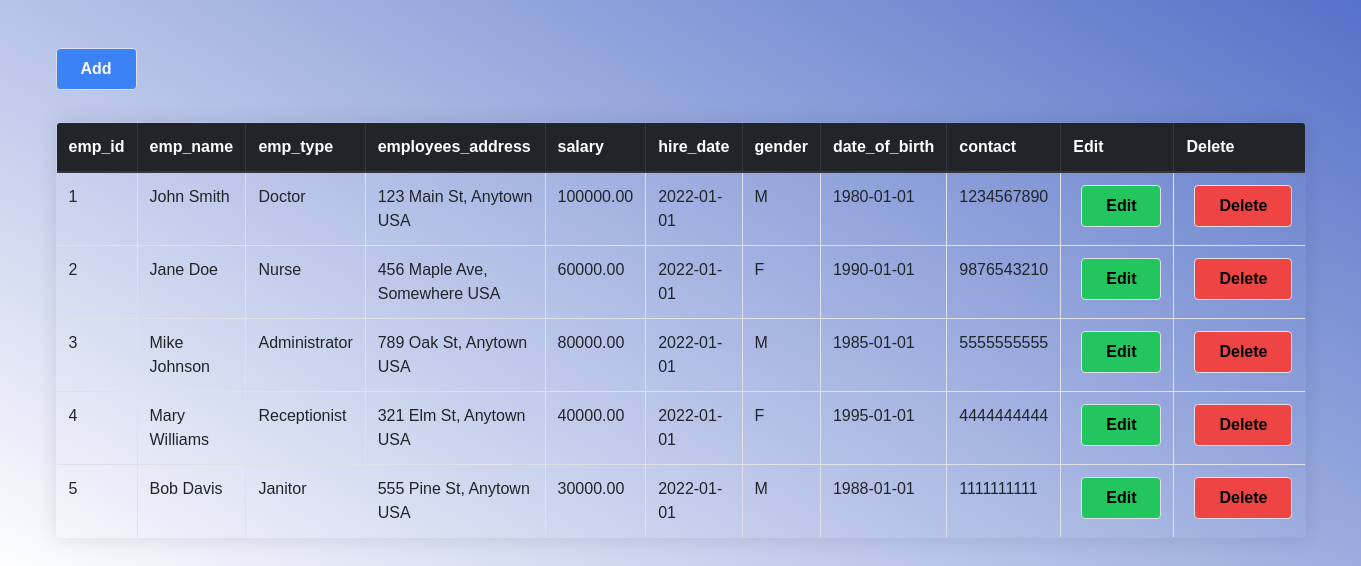
Page /employees.php on the committed database.
### tables this page shows
CREATE TABLE employees (
  emp_id INT NOT NULL,
  emp_name VARCHAR(255) NOT NULL,
  emp_type VARCHAR(255) NOT NULL,
  employees_address TEXT,
  salary DECIMAL(10,2),
  hire_date DATE,
  gender VARCHAR(10),
  date_of_birth DATE,
  contact BIGINT(10),
  PRIMARY KEY (emp_id)
);

### employees.php (the view, shortened to what this page needs)
<!DOCTYPE html>
<html>
    <head>
        <link rel="stylesheet" href="https://cdn.jsdelivr.net/npm/bootstrap@4.0.0/dist/css/bootstrap.min.css">
        <script src ="https://cdn.tailwindcss.com"></script>
    </head>
    <body>
    <div class="container my-5">
        <button class="mb-8 bg-blue-500 hover:bg-blue-700 text-white font-bold py-2 px-4 border border-blue-700 rounded">
            <a href = "Add Details/add_employees.php" class="text-light">Add</a>
        </button>
        <table class="table table-bordered table-hover rounded">
            <thead class="thead-dark">
                <tr >
                    <th scope = "col" >emp_id</th>
                    <th scope = "col" >emp_name</th>
                    <th scope = "col" >emp_type</th>
                    <th scope = "col" >employees_address</th>
                    <th scope = "col" >salary</th>
                    <th scope = "col" >hire_date</th>
                    <th scope = "col" >gender</th>
                    <th scope = "col" >date_of_birth</th>
                    <th scope = "col" >contact</th>
                    <th scope = "col" >Edit</th>
                    <th scope = "col" >Delete</th>
                    </tr>
            </thead>
            <tbody>
                <?php
                    require_once "Connection/dbconfig.php";
                    $sql = "Select * from employees";
                    $result = $pdo->query($sql);
                    if($result->rowCount()>0){
                        while($row = $result->fetch())
                        {
                            ?>
                                <tr>
                                <td><?php echo $row['emp_id']; ?></td>
                                <td><?php echo $row['emp_name']; ?></td>
                                <td><?php echo $row['emp_type']; ?></td>
                                <td><?php echo $row['employees_address']; ?></td>
                                <td><?php echo $row['salary']; ?></td>
                                <td><?php echo $row['hire_date']; ?></td>
                                <td><?php echo $row['gender']; ?></td>
                                <td><?php echo $row['date_of_birth']; ?></td>
                                <td><?php echo $row['contact']; ?></td>
                                <td>
                                    <button class="ml-2 bg-green-500 hover:bg-green-700 text-black font-bold py-2 px-4 border border-blue-700 rounded">
                                    <a href="Update/edit_employees.php?emp_id=<?php echo $row['emp_id'];?>">Edit</a></button>
                                </td>
                                <td>
                                    <button class="ml-2 bg-red-500 hover:bg-red-700 text-black font-bold py-2 px-4 border border-blue-700 rounded">
                                    <a href="Delete/delete_employees.php?deleteid=<?php echo $row['emp_id'];?>" onclick = "return confirm('are you sure to delete');">Delete</a></button>
                                </td>
                                </tr>
                            <?php
                        }
                    }
                ?>
            </tbody>
        </table>
    </div>
    </body>
</html>

### employees.php (style rules this page uses)
body { margin: relative; background: linear-gradient(30deg, #49a0, #5672c8); font-family: sans-serif; font-weight: 100; }
table { width: 90%; border-collapse: collapse; overflow: hidden; box-shadow: 0 0 20px rgba(0,0,0,0.1); }

### rows in the picture
employees: emp_id "1", emp_name "John Smith", emp_type "Doctor", employees_address "123 Main St, Anytown USA", salary "100000.00", hire_date "2022-01-01", gender "M", date_of_birth "1980-01-01", contact "1234567890"
employees: emp_id "2", emp_name "Jane Doe", emp_type "Nurse", employees_address "456 Maple Ave, Somewhere USA", salary "60000.00", hire_date "2022-01-01", gender "F", date_of_birth "1990-01-01", contact "9876543210"
employees: emp_id "3", emp_name "Mike Johnson", emp_type "Administrator", employees_address "789 Oak St, Anytown USA", salary "80000.00", hire_date "2022-01-01", gender "M", date_of_birth "1985-01-01", contact "5555555555"
employees: emp_id "4", emp_name "Mary Williams", emp_type "Receptionist", employees_address "321 Elm St, Anytown USA", salary "40000.00", hire_date "2022-01-01", gender "F", date_of_birth "1995-01-01", contact "4444444444"
employees: emp_id "5", emp_name "Bob Davis", emp_type "Janitor", employees_address "555 Pine St, Anytown USA", salary "30000.00", hire_date "2022-01-01", gender "M", date_of_birth "1988-01-01", contact "1111111111"
